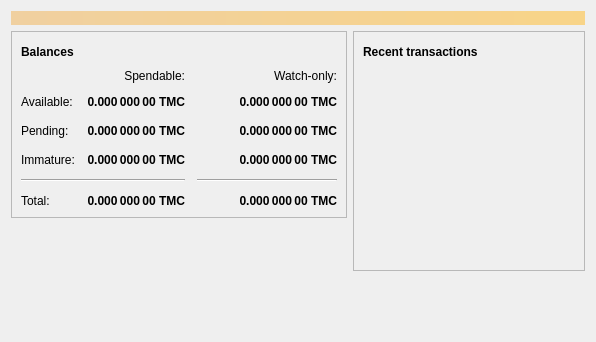
<?xml version="1.0" encoding="UTF-8"?>
<ui version="4.0">
 <class>OverviewPage</class>
 <widget class="QWidget" name="OverviewPage">
  <property name="geometry">
   <rect>
    <x>0</x>
    <y>0</y>
    <width>596</width>
    <height>342</height>
   </rect>
  </property>
  <property name="windowTitle">
   <string>Form</string>
  </property>
  <layout class="QVBoxLayout" name="topLayout">
   <item>
    <widget class="QLabel" name="labelAlerts">
     <property name="visible">
      <bool>false</bool>
     </property>
     <property name="styleSheet">
      <string notr="true">QLabel { background-color: qlineargradient(x1: 0, y1: 0, x2: 1, y2: 0, stop:0 #F0D0A0, stop:1 #F8D488); color:#000000; }</string>
     </property>
     <property name="wordWrap">
      <bool>true</bool>
     </property>
     <property name="margin">
      <number>3</number>
     </property>
     <property name="textInteractionFlags">
      <set>Qt::TextSelectableByMouse</set>
     </property>
    </widget>
   </item>
   <item>
    <layout class="QHBoxLayout" name="horizontalLayout" stretch="1,1">
     <item>
      <layout class="QVBoxLayout" name="verticalLayout_2">
       <item>
        <widget class="QFrame" name="frame">
         <property name="frameShape">
          <enum>QFrame::StyledPanel</enum>
         </property>
         <property name="frameShadow">
          <enum>QFrame::Raised</enum>
         </property>
         <layout class="QVBoxLayout" name="verticalLayout_4">
          <item>
           <layout class="QHBoxLayout" name="horizontalLayout_4">
            <item>
             <widget class="QLabel" name="label_5">
              <property name="font">
               <font>
                <weight>75</weight>
                <bold>true</bold>
               </font>
              </property>
              <property name="text">
               <string>Balances</string>
              </property>
             </widget>
            </item>
            <item>
             <widget class="QPushButton" name="labelWalletStatus">
              <property name="enabled">
               <bool>true</bool>
              </property>
              <property name="maximumSize">
               <size>
                <width>30</width>
                <height>16777215</height>
               </size>
              </property>
              <property name="toolTip">
               <string>The displayed information may be out of date. Your wallet automatically synchronizes with the Timocoin network after a connection is established, but this process has not completed yet.</string>
              </property>
              <property name="text">
               <string/>
              </property>
              <property name="icon">
               <iconset resource="../bitcoin.qrc">
                <normaloff>:/icons/warning</normaloff>
                <disabledoff>:/icons/warning</disabledoff>:/icons/warning</iconset>
              </property>
              <property name="iconSize">
               <size>
                <width>24</width>
                <height>24</height>
               </size>
              </property>
              <property name="flat">
               <bool>true</bool>
              </property>
             </widget>
            </item>
            <item>
             <spacer name="horizontalSpacer_3">
              <property name="orientation">
               <enum>Qt::Horizontal</enum>
              </property>
              <property name="sizeHint" stdset="0">
               <size>
                <width>40</width>
                <height>20</height>
               </size>
              </property>
             </spacer>
            </item>
           </layout>
          </item>
          <item>
           <layout class="QGridLayout" name="gridLayout">
            <property name="spacing">
             <number>12</number>
            </property>
            <item row="2" column="2">
             <widget class="QLabel" name="labelWatchPending">
              <property name="font">
               <font>
                <weight>75</weight>
                <bold>true</bold>
               </font>
              </property>
              <property name="cursor">
               <cursorShape>IBeamCursor</cursorShape>
              </property>
              <property name="toolTip">
               <string>Unconfirmed transactions to watch-only addresses</string>
              </property>
              <property name="text">
               <string notr="true">0.000 000 00 TMC</string>
              </property>
              <property name="alignment">
               <set>Qt::AlignRight|Qt::AlignTrailing|Qt::AlignVCenter</set>
              </property>
              <property name="textInteractionFlags">
               <set>Qt::LinksAccessibleByMouse|Qt::TextSelectableByKeyboard|Qt::TextSelectableByMouse</set>
              </property>
             </widget>
            </item>
            <item row="2" column="1">
             <widget class="QLabel" name="labelUnconfirmed">
              <property name="font">
               <font>
                <weight>75</weight>
                <bold>true</bold>
               </font>
              </property>
              <property name="cursor">
               <cursorShape>IBeamCursor</cursorShape>
              </property>
              <property name="toolTip">
               <string>Total of transactions that have yet to be confirmed, and do not yet count toward the spendable balance</string>
              </property>
              <property name="text">
               <string notr="true">0.000 000 00 TMC</string>
              </property>
              <property name="alignment">
               <set>Qt::AlignRight|Qt::AlignTrailing|Qt::AlignVCenter</set>
              </property>
              <property name="textInteractionFlags">
               <set>Qt::LinksAccessibleByMouse|Qt::TextSelectableByKeyboard|Qt::TextSelectableByMouse</set>
              </property>
             </widget>
            </item>
            <item row="3" column="2">
             <widget class="QLabel" name="labelWatchImmature">
              <property name="font">
               <font>
                <weight>75</weight>
                <bold>true</bold>
               </font>
              </property>
              <property name="cursor">
               <cursorShape>IBeamCursor</cursorShape>
              </property>
              <property name="toolTip">
               <string>Mined balance in watch-only addresses that has not yet matured</string>
              </property>
              <property name="text">
               <string notr="true">0.000 000 00 TMC</string>
              </property>
              <property name="alignment">
               <set>Qt::AlignRight|Qt::AlignTrailing|Qt::AlignVCenter</set>
              </property>
              <property name="textInteractionFlags">
               <set>Qt::LinksAccessibleByMouse|Qt::TextSelectableByKeyboard|Qt::TextSelectableByMouse</set>
              </property>
             </widget>
            </item>
            <item row="4" column="0" colspan="2">
             <widget class="Line" name="line">
              <property name="orientation">
               <enum>Qt::Horizontal</enum>
              </property>
             </widget>
            </item>
            <item row="4" column="2">
             <widget class="Line" name="lineWatchBalance">
              <property name="sizePolicy">
               <sizepolicy hsizetype="Preferred" vsizetype="Fixed">
                <horstretch>0</horstretch>
                <verstretch>0</verstretch>
               </sizepolicy>
              </property>
              <property name="minimumSize">
               <size>
                <width>140</width>
                <height>0</height>
               </size>
              </property>
              <property name="orientation">
               <enum>Qt::Horizontal</enum>
              </property>
             </widget>
            </item>
            <item row="5" column="0">
             <widget class="QLabel" name="labelTotalText">
              <property name="text">
               <string>Total:</string>
              </property>
             </widget>
            </item>
            <item row="3" column="1">
             <widget class="QLabel" name="labelImmature">
              <property name="font">
               <font>
                <weight>75</weight>
                <bold>true</bold>
               </font>
              </property>
              <property name="cursor">
               <cursorShape>IBeamCursor</cursorShape>
              </property>
              <property name="toolTip">
               <string>Mined balance that has not yet matured</string>
              </property>
              <property name="text">
               <string notr="true">0.000 000 00 TMC</string>
              </property>
              <property name="alignment">
               <set>Qt::AlignRight|Qt::AlignTrailing|Qt::AlignVCenter</set>
              </property>
              <property name="textInteractionFlags">
               <set>Qt::LinksAccessibleByMouse|Qt::TextSelectableByKeyboard|Qt::TextSelectableByMouse</set>
              </property>
             </widget>
            </item>
            <item row="2" column="3">
             <spacer name="horizontalSpacer_2">
              <property name="orientation">
               <enum>Qt::Horizontal</enum>
              </property>
              <property name="sizeHint" stdset="0">
               <size>
                <width>40</width>
                <height>20</height>
               </size>
              </property>
             </spacer>
            </item>
            <item row="3" column="0">
             <widget class="QLabel" name="labelImmatureText">
              <property name="text">
               <string>Immature:</string>
              </property>
             </widget>
            </item>
            <item row="5" column="1">
             <widget class="QLabel" name="labelTotal">
              <property name="font">
               <font>
                <weight>75</weight>
                <bold>true</bold>
               </font>
              </property>
              <property name="cursor">
               <cursorShape>IBeamCursor</cursorShape>
              </property>
              <property name="toolTip">
               <string>Your current total balance</string>
              </property>
              <property name="text">
               <string notr="true">0.000 000 00 TMC</string>
              </property>
              <property name="alignment">
               <set>Qt::AlignRight|Qt::AlignTrailing|Qt::AlignVCenter</set>
              </property>
              <property name="textInteractionFlags">
               <set>Qt::LinksAccessibleByMouse|Qt::TextSelectableByKeyboard|Qt::TextSelectableByMouse</set>
              </property>
             </widget>
            </item>
            <item row="5" column="2">
             <widget class="QLabel" name="labelWatchTotal">
              <property name="font">
               <font>
                <weight>75</weight>
                <bold>true</bold>
               </font>
              </property>
              <property name="cursor">
               <cursorShape>IBeamCursor</cursorShape>
              </property>
              <property name="toolTip">
               <string>Current total balance in watch-only addresses</string>
              </property>
              <property name="text">
               <string notr="true">0.000 000 00 TMC</string>
              </property>
              <property name="alignment">
               <set>Qt::AlignRight|Qt::AlignTrailing|Qt::AlignVCenter</set>
              </property>
              <property name="textInteractionFlags">
               <set>Qt::LinksAccessibleByMouse|Qt::TextSelectableByKeyboard|Qt::TextSelectableByMouse</set>
              </property>
             </widget>
            </item>
            <item row="0" column="2">
             <widget class="QLabel" name="labelWatchonly">
              <property name="text">
               <string>Watch-only:</string>
              </property>
              <property name="alignment">
               <set>Qt::AlignRight|Qt::AlignTrailing|Qt::AlignVCenter</set>
              </property>
             </widget>
            </item>
            <item row="1" column="0">
             <widget class="QLabel" name="labelBalanceText">
              <property name="text">
               <string>Available:</string>
              </property>
             </widget>
            </item>
            <item row="1" column="1">
             <widget class="QLabel" name="labelBalance">
              <property name="font">
               <font>
                <weight>75</weight>
                <bold>true</bold>
               </font>
              </property>
              <property name="cursor">
               <cursorShape>IBeamCursor</cursorShape>
              </property>
              <property name="toolTip">
               <string>Your current spendable balance</string>
              </property>
              <property name="text">
               <string notr="true">0.000 000 00 TMC</string>
              </property>
              <property name="alignment">
               <set>Qt::AlignRight|Qt::AlignTrailing|Qt::AlignVCenter</set>
              </property>
              <property name="textInteractionFlags">
               <set>Qt::LinksAccessibleByMouse|Qt::TextSelectableByKeyboard|Qt::TextSelectableByMouse</set>
              </property>
             </widget>
            </item>
            <item row="1" column="2">
             <widget class="QLabel" name="labelWatchAvailable">
              <property name="font">
               <font>
                <weight>75</weight>
                <bold>true</bold>
               </font>
              </property>
              <property name="cursor">
               <cursorShape>IBeamCursor</cursorShape>
              </property>
              <property name="toolTip">
               <string>Your current balance in watch-only addresses</string>
              </property>
              <property name="text">
               <string notr="true">0.000 000 00 TMC</string>
              </property>
              <property name="alignment">
               <set>Qt::AlignRight|Qt::AlignTrailing|Qt::AlignVCenter</set>
              </property>
              <property name="textInteractionFlags">
               <set>Qt::LinksAccessibleByMouse|Qt::TextSelectableByKeyboard|Qt::TextSelectableByMouse</set>
              </property>
             </widget>
            </item>
            <item row="2" column="0">
             <widget class="QLabel" name="labelPendingText">
              <property name="text">
               <string>Pending:</string>
              </property>
             </widget>
            </item>
            <item row="0" column="1">
             <widget class="QLabel" name="labelSpendable">
              <property name="text">
               <string>Spendable:</string>
              </property>
              <property name="alignment">
               <set>Qt::AlignRight|Qt::AlignTrailing|Qt::AlignVCenter</set>
              </property>
             </widget>
            </item>
           </layout>
          </item>
         </layout>
        </widget>
       </item>
       <item>
        <spacer name="verticalSpacer">
         <property name="orientation">
          <enum>Qt::Vertical</enum>
         </property>
         <property name="sizeHint" stdset="0">
          <size>
           <width>20</width>
           <height>40</height>
          </size>
         </property>
        </spacer>
       </item>
      </layout>
     </item>
     <item>
      <layout class="QVBoxLayout" name="verticalLayout_3">
       <item>
        <widget class="QFrame" name="frame_2">
         <property name="frameShape">
          <enum>QFrame::StyledPanel</enum>
         </property>
         <property name="frameShadow">
          <enum>QFrame::Raised</enum>
         </property>
         <layout class="QVBoxLayout" name="verticalLayout">
          <item>
           <layout class="QHBoxLayout" name="horizontalLayout_2">
            <item>
             <widget class="QLabel" name="label_4">
              <property name="font">
               <font>
                <weight>75</weight>
                <bold>true</bold>
               </font>
              </property>
              <property name="text">
               <string>Recent transactions</string>
              </property>
             </widget>
            </item>
            <item>
             <widget class="QPushButton" name="labelTransactionsStatus">
              <property name="enabled">
               <bool>true</bool>
              </property>
              <property name="maximumSize">
               <size>
                <width>30</width>
                <height>16777215</height>
               </size>
              </property>
              <property name="toolTip">
               <string>The displayed information may be out of date. Your wallet automatically synchronizes with the Timocoin network after a connection is established, but this process has not completed yet.</string>
              </property>
              <property name="text">
               <string/>
              </property>
              <property name="icon">
               <iconset resource="../bitcoin.qrc">
                <normaloff>:/icons/warning</normaloff>
                <disabledoff>:/icons/warning</disabledoff>:/icons/warning</iconset>
              </property>
              <property name="iconSize">
               <size>
                <width>24</width>
                <height>24</height>
               </size>
              </property>
              <property name="flat">
               <bool>true</bool>
              </property>
             </widget>
            </item>
            <item>
             <spacer name="horizontalSpacer">
              <property name="orientation">
               <enum>Qt::Horizontal</enum>
              </property>
              <property name="sizeHint" stdset="0">
               <size>
                <width>40</width>
                <height>20</height>
               </size>
              </property>
             </spacer>
            </item>
           </layout>
          </item>
          <item>
           <widget class="QListView" name="listTransactions">
            <property name="styleSheet">
             <string notr="true">QListView { background: transparent; }</string>
            </property>
            <property name="frameShape">
             <enum>QFrame::NoFrame</enum>
            </property>
            <property name="verticalScrollBarPolicy">
             <enum>Qt::ScrollBarAlwaysOff</enum>
            </property>
            <property name="horizontalScrollBarPolicy">
             <enum>Qt::ScrollBarAlwaysOff</enum>
            </property>
            <property name="selectionMode">
             <enum>QAbstractItemView::NoSelection</enum>
            </property>
           </widget>
          </item>
         </layout>
        </widget>
       </item>
       <item>
        <spacer name="verticalSpacer_2">
         <property name="orientation">
          <enum>Qt::Vertical</enum>
         </property>
         <property name="sizeHint" stdset="0">
          <size>
           <width>20</width>
           <height>40</height>
          </size>
         </property>
        </spacer>
       </item>
      </layout>
     </item>
    </layout>
   </item>
  </layout>
 </widget>
 <resources/>
 <connections/>
</ui>
